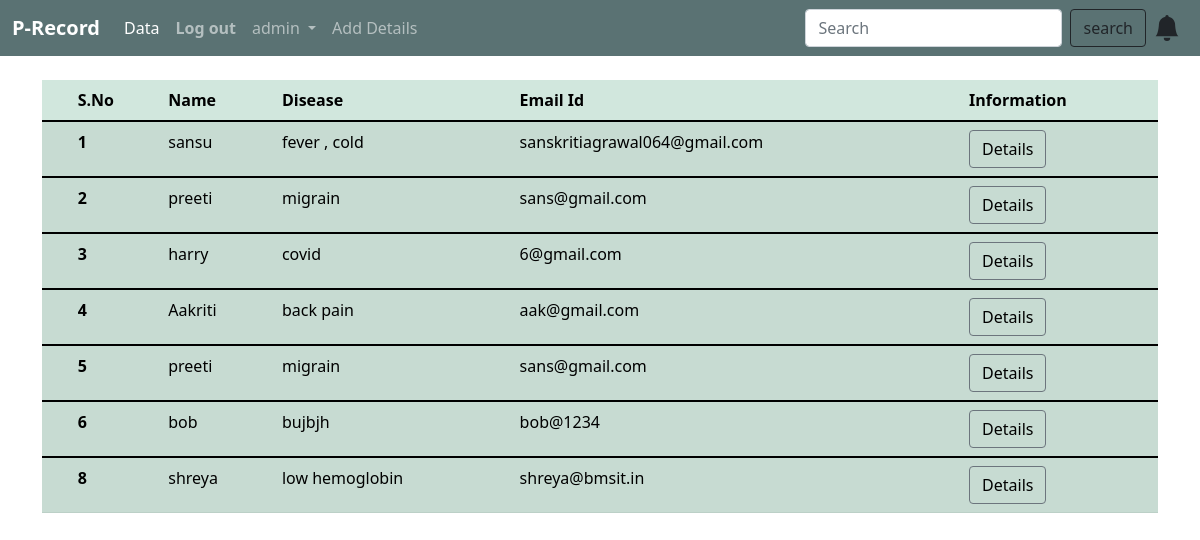
Page /show_record (signed in) on the committed database.
### clinicapp/models.py (models this page shows, shortened)
class record(models.Model):
    name=models.CharField(max_length=55)
    email=models.EmailField()
    number=models.CharField(max_length=12)
    disease=models.CharField(max_length=55)
    condition=models.TextField()
    curr_prescribed=models.CharField(max_length=122)
    prev_prescribed=models.CharField(max_length=122)
    venue_image=models.ImageField(null=True,blank=True,upload_to="images/")

### clinicapp/views.py (the view)
# urls.py: path('show_record',views.show_record,name='show_record'),
def show_record(request):
    record_list=record.objects.all()
    print("User is", request.user)
    return render(request, 'show_record.html',{'record_list' : record_list})

### templates/show_record.html (shortened to what this page needs)
{% extends 'home.html' %}
 {% block content %}
 <div class="container my-4 ">
 <table class="table table-success table-striped " style="margin: 0px auto;">
    <thead>
      <tr>
        <th scope="col"></th>
        <th scope="col">S.No</th>
        <th scope="col">Name</th>
        <th scope="col">Disease</th>
        <th scope="col">Email Id</th>
        <th scope="col">Information</th>
      </tr>
    </thead>
    {% for record  in record_list %}
    <tbody>
      <tr>
        <th scope="row"></th>
        <th scope="row">{{record.id}}</th>
        <td>{{record.name}}</td>
        <td>{{record.disease}}</td>
        <td>{{record.email}}</td>
        <td><button type="button" class="btn btn-outline-secondary" ><a  style="color: black; text-decoration: none;" href= "{% url 'details' record.id %}">Details</a></button></td>
      </tr>
    </tbody>
    {% endfor %}
  </table>
</div>
  {% endblock  %}

### templates/home.html (shortened to what this page needs)
<!doctype html>
<html lang="en">
  <head>
    <link href="https://cdn.jsdelivr.net/npm/bootstrap@5.1.3/dist/css/bootstrap.min.css" rel="stylesheet">
  </head>
  <body>
    <nav class="navbar navbar-expand-lg navbar-dark " style="background-color:#274647c2;">
        <div class="container-fluid">
          <a class="navbar-brand" href="#"><strong>P-Record</strong></a>
          <div class="collapse navbar-collapse" id="navbarSupportedContent">
            <ul class="navbar-nav me-auto mb-2 mb-lg-0">
              {% if request.user.id is 1 %}
              <li class="nav-item">
                <a class="nav-link active" aria-current="page" href="{% url 'show_record'%}">Data</a>
              </li>
              {% endif %}
              {% if user.is_authenticated %}
              <li class="nav-item">
                <a class="nav-link" href="{% url 'logout_view' %}"><strong>Log out</strong></a>
              </li>
              {% else %}
              <li class="nav-item">
                <a class="nav-link" href="{% url 'login' %}"><strong>Log in</strong></a>
              </li>
              {%endif%}
              {% if user.is_authenticated %}
              <li class="nav-item dropdown">
                <a class="nav-link dropdown-toggle" href="#" id="navbarDropdown" role="button" data-bs-toggle="dropdown" aria-expanded="false">
                  {{user}}
                </a>
              </li>
              {% endif%}
              {% if user.is_authenticated %}
              <li class="nav-item">
                <a class="nav-link" href="add_details">Add Details</a>
              </li>
              {% endif %}
            </ul>
            {% if user.is_authenticated%}
            <form class="d-flex"  action="{% url 'search' %}" method="POST" >
              <input class="form-control me-2" type="text" placeholder="Search" name="search" aria-label="Search">
              <button class="btn btn-outline-dark me-2"  type="submit">search</button>
            </form>
            <svg xmlns="http://www.w3.org/2000/svg" width="26" height="26" fill="currentColor" class="bi bi-bell-fill me-2" viewBox="0 0 16 16">
              <path d="M8 16a2 2 0 0 0 2-2H6a2 2 0 0 0 2 2zm.995-14.901a1 1 0 1 0-1.99 0A5.002 5.002 0 0 0 3 6c0 1.098-.5 6-2 7h14c-1.5-1-2-5.902-2-7 0-2.42-1.72-4.44-4.005-4.901z"/>
            </svg>
            {% endif%}
          </div>
        </div>
      </nav>
      {% block content %}
      {% endblock %}
  </body>
</html>

### rows in the picture
record: id "1", name "sansu", disease "fever , cold", email "sanskritiagrawal064@gmail.com"
record: id "2", name "preeti", disease "migrain", email "sans@gmail.com"
record: id "3", name "harry", disease "covid", email "6@gmail.com"
record: id "4", name "Aakriti", disease "back pain", email "aak@gmail.com"
record: id "5", name "preeti", disease "migrain", email "sans@gmail.com"
record: id "6", name "bob", disease "bujbjh", email "bob@1234"
record: id "8", name "shreya", disease "low hemoglobin", email "shreya@bmsit.in"

### other values in the picture
{{ user }} "admin"
